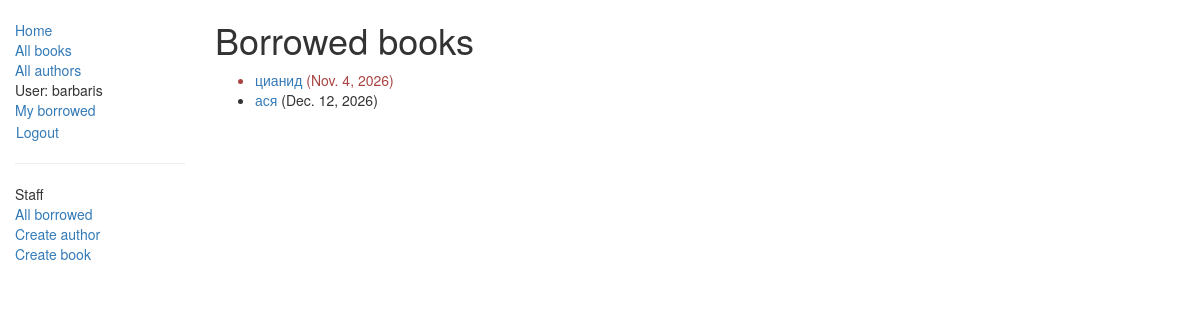
The app's page /catalog/mybooks/ (signed in) with its own data.
### catalog/models.py (models this page shows, shortened)
class BookInstance(models.Model):
    title = models.CharField(max_length=200)
    id = models.UUIDField(primary_key=True, default=uuid.uuid4,
                          help_text="Unique ID for this particular book across whole library")
    book = models.ForeignKey('Book', on_delete=models.RESTRICT, null=True)
    imprint = models.CharField(max_length=200)
    due_back = models.DateField(null=True, blank=True)
    borrower = models.ForeignKey(settings.AUTH_USER_MODEL, on_delete=models.SET_NULL, null=True, blank=True)
    class LoanStatus(models.TextChoices):
        MAINTENANCE = 'm', 'Maintenance'
        ON_LOAN = 'o', 'On loan'
        AVAILABLE = 'a', 'Available'
        RESERVED = 'r', 'Reserved'
    status = models.CharField(
        max_length=1,
        choices=LoanStatus,
        blank=True,
        default=LoanStatus.MAINTENANCE,
        help_text='Book availability',
    )
    class Meta:
        ordering = ['due_back']
    @property
    def is_overdue(self):
        return bool(self.due_back and date.today() > self.due_back)

class Book(models.Model):
    title = models.CharField(max_length=200)
    author = models.ForeignKey('Author', on_delete=models.SET_NULL, null=True)
    summary = models.TextField(max_length=1000, help_text="Enter a brief description of the book")
    isbn = models.CharField('ISBN',max_length=13, help_text='13 Character <a href="https://www.isbn-international.org/content/what-isbn">ISBN number</a>')
    genre = models.ManyToManyField(Genre, help_text="Select a genre for this book")
    def display_genre(self):
        """
        Creates a string for the Genre. This is required to display genre in Admin.
        """
        return ', '.join([genre.name for genre in self.genre.all()[:3]])
    display_genre.short_description = 'Genre'

### catalog/views.py (the view)
# urls.py: path('mybooks/', views.LoanedBooksByUserListView.as_view(), name='my-borrowed'),
class LoanedBooksByUserListView(LoginRequiredMixin,generic.ListView):
    model = BookInstance
    template_name = 'catalog/bookinstance_list_borrowed_user.html'
    paginate_by = 10
    def get_queryset(self):
        return (
            BookInstance.objects.filter(borrower=self.request.user)
            .filter(status__exact=BookInstance.LoanStatus.ON_LOAN)
            .order_by('due_back')
        )

### catalog/templates/catalog/bookinstance_list_borrowed_user.html
{% extends "base_generic.html" %}
{% block content %}
    <h1>Borrowed books</h1>
    {% if bookinstance_list %}
    <ul>
      {% for bookinst in bookinstance_list %}
      <li class="{% if bookinst.is_overdue %}text-danger{% endif %}">
        <a href="{% url 'book-detail' bookinst.book.pk %}">{{ bookinst.book.title }}</a> ({{ bookinst.due_back }})
      </li>
      {% endfor %}
    </ul>
    {% else %}
      <p>There are no books borrowed.</p>
    {% endif %}
{% endblock %}

### catalog/templates/base_generic.html (shortened to what this page needs)
<!doctype html>
<html lang="en">
  <head>
    <link
      rel="stylesheet"
      href="https://maxcdn.bootstrapcdn.com/bootstrap/3.3.7/css/bootstrap.min.css" />
    {% load static %}
    <link rel="stylesheet" href="{% static 'css/styles.css' %}" />
  </head>
  <body>
    <div class="container-fluid">
      <div class="row">
        <div class="col-sm-2">
          {% block sidebar %}
            <ul class="sidebar-nav">
              <li><a href="{% url 'index' %}">Home</a></li>
              <li><a href="{% url 'books' %}">All books</a></li>
              <li><a href="{% url 'author' %}">All authors</a></li>
              {% if user.is_authenticated %}
              <li>User: {{ user.get_username }}</li>
              <li><a href="{% url 'my-borrowed' %}">My borrowed</a></li>
              <li>
                <form id="logout-form" method="post" action="{% url 'logout' %}">
                    <button type="submit" class="btn btn-link">Logout</button>
                </form>
              </li>
              {% else %}
              <li><a href="{% url 'login' %}?next={{ request.path }}">Login</a></li>
              {% endif %}
                {% if user.is_staff %}
                <hr>
                <ul class="sidebar-nav">
                <li>Staff</li>
                    <li><a href="{% url 'all-borrowed' %}">All borrowed</a></li>
                {% if perms.catalog.add_author %}
                    <li><a href="{% url 'author-create' %}">Create author</a></li>
                {% endif %}
                {% if perms.catalog.add_book %}
                    <li><a href="{% url 'book-create' %}">Create book</a></li>
                {% endif %}
                </ul>
                {% endif %}
            </ul>
          {% endblock %}
        </div>
        <div class="col-sm-10 ">{% block content %}{% endblock %}
        </div>
      </div>
    </div>
  </body>
</html>

### catalog/static/css/styles.css (style rules this page uses)
.sidebar-nav { margin-top: 20px; padding: 0; list-style: none; }
#logout-form { display: inline; }
#logout-form button { padding: 0; margin: 0; }

### records on screen
BookInstance: book "цианид", due_back "Nov. 4, 2026"
BookInstance: book "ася", due_back "Dec. 12, 2026"

### other values on screen
{{ user.get_username }} "barbaris"
